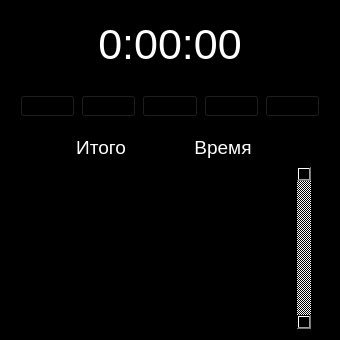
<?xml version="1.0" encoding="UTF-8"?>
<ui version="4.0">
 <class>MainWindow</class>
 <widget class="QMainWindow" name="MainWindow">
  <property name="geometry">
   <rect>
    <x>0</x>
    <y>0</y>
    <width>340</width>
    <height>340</height>
   </rect>
  </property>
  <property name="windowTitle">
   <string>Timer</string>
  </property>
  <property name="windowOpacity">
   <double>0.700000000000000</double>
  </property>
  <property name="styleSheet">
   <string notr="true">background-color: rgb(0, 0, 0);</string>
  </property>
  <property name="tabShape">
   <enum>QTabWidget::Rounded</enum>
  </property>
  <property name="unifiedTitleAndToolBarOnMac">
   <bool>false</bool>
  </property>
  <widget class="QWidget" name="centralwidget">
   <layout class="QVBoxLayout" name="verticalLayout">
    <item>
     <widget class="QFrame" name="up_frame">
      <property name="frameShape">
       <enum>QFrame::StyledPanel</enum>
      </property>
      <property name="frameShadow">
       <enum>QFrame::Raised</enum>
      </property>
      <layout class="QVBoxLayout" name="verticalLayout_2">
       <property name="topMargin">
        <number>0</number>
       </property>
       <property name="bottomMargin">
        <number>0</number>
       </property>
       <item alignment="Qt::AlignTop">
        <widget class="QFrame" name="timer_frame">
         <property name="frameShape">
          <enum>QFrame::StyledPanel</enum>
         </property>
         <property name="frameShadow">
          <enum>QFrame::Raised</enum>
         </property>
         <layout class="QVBoxLayout" name="verticalLayout_3">
          <item>
           <widget class="QLabel" name="timer">
            <property name="sizePolicy">
             <sizepolicy hsizetype="Preferred" vsizetype="Expanding">
              <horstretch>0</horstretch>
              <verstretch>0</verstretch>
             </sizepolicy>
            </property>
            <property name="font">
             <font>
              <pointsize>32</pointsize>
              <weight>50</weight>
              <bold>false</bold>
             </font>
            </property>
            <property name="styleSheet">
             <string notr="true">color: rgb(255, 255, 255);</string>
            </property>
            <property name="text">
             <string>0:00:00</string>
            </property>
            <property name="alignment">
             <set>Qt::AlignCenter</set>
            </property>
           </widget>
          </item>
         </layout>
        </widget>
       </item>
       <item alignment="Qt::AlignBottom">
        <widget class="QFrame" name="button_frame">
         <property name="frameShape">
          <enum>QFrame::StyledPanel</enum>
         </property>
         <property name="frameShadow">
          <enum>QFrame::Raised</enum>
         </property>
         <layout class="QHBoxLayout" name="horizontalLayout">
          <property name="leftMargin">
           <number>0</number>
          </property>
          <property name="rightMargin">
           <number>0</number>
          </property>
          <item>
           <widget class="QPushButton" name="close_button">
            <property name="text">
             <string/>
            </property>
            <property name="icon">
             <iconset>
              <normaloff>../Icons/close.png</normaloff>../Icons/close.png</iconset>
            </property>
           </widget>
          </item>
          <item>
           <widget class="QPushButton" name="minimize_button">
            <property name="text">
             <string/>
            </property>
            <property name="icon">
             <iconset>
              <normaloff>../Icons/minimize-sign.png</normaloff>../Icons/minimize-sign.png</iconset>
            </property>
           </widget>
          </item>
          <item>
           <widget class="QPushButton" name="pause_button">
            <property name="text">
             <string/>
            </property>
            <property name="icon">
             <iconset>
              <normaloff>../Icons/play-button-arrowhead.png</normaloff>../Icons/play-button-arrowhead.png</iconset>
            </property>
           </widget>
          </item>
          <item>
           <widget class="QPushButton" name="flag_button">
            <property name="text">
             <string/>
            </property>
            <property name="icon">
             <iconset>
              <normaloff>../Icons/pennant.png</normaloff>../Icons/pennant.png</iconset>
            </property>
           </widget>
          </item>
          <item>
           <widget class="QPushButton" name="restart_button">
            <property name="acceptDrops">
             <bool>true</bool>
            </property>
            <property name="text">
             <string/>
            </property>
            <property name="icon">
             <iconset>
              <normaloff>../Icons/sync.png</normaloff>../Icons/sync.png</iconset>
            </property>
           </widget>
          </item>
         </layout>
        </widget>
       </item>
      </layout>
     </widget>
    </item>
    <item>
     <widget class="QFrame" name="bot_frame">
      <property name="frameShape">
       <enum>QFrame::StyledPanel</enum>
      </property>
      <property name="frameShadow">
       <enum>QFrame::Raised</enum>
      </property>
      <layout class="QVBoxLayout" name="verticalLayout_4">
       <property name="topMargin">
        <number>0</number>
       </property>
       <property name="bottomMargin">
        <number>0</number>
       </property>
       <item>
        <widget class="QFrame" name="title_frame">
         <property name="sizePolicy">
          <sizepolicy hsizetype="Preferred" vsizetype="Preferred">
           <horstretch>0</horstretch>
           <verstretch>0</verstretch>
          </sizepolicy>
         </property>
         <property name="frameShape">
          <enum>QFrame::StyledPanel</enum>
         </property>
         <property name="frameShadow">
          <enum>QFrame::Raised</enum>
         </property>
         <layout class="QHBoxLayout" name="horizontalLayout_2">
          <property name="topMargin">
           <number>0</number>
          </property>
          <property name="rightMargin">
           <number>9</number>
          </property>
          <property name="bottomMargin">
           <number>0</number>
          </property>
          <item>
           <spacer name="left_spacer">
            <property name="orientation">
             <enum>Qt::Horizontal</enum>
            </property>
            <property name="sizeType">
             <enum>QSizePolicy::Fixed</enum>
            </property>
            <property name="sizeHint" stdset="0">
             <size>
              <width>14</width>
              <height>20</height>
             </size>
            </property>
           </spacer>
          </item>
          <item>
           <widget class="QLabel" name="all_label">
            <property name="sizePolicy">
             <sizepolicy hsizetype="Preferred" vsizetype="Preferred">
              <horstretch>0</horstretch>
              <verstretch>0</verstretch>
             </sizepolicy>
            </property>
            <property name="font">
             <font>
              <pointsize>14</pointsize>
             </font>
            </property>
            <property name="styleSheet">
             <string notr="true">color: rgb(255, 255, 255);</string>
            </property>
            <property name="text">
             <string>Итого</string>
            </property>
            <property name="alignment">
             <set>Qt::AlignCenter</set>
            </property>
           </widget>
          </item>
          <item>
           <widget class="QLabel" name="time_label">
            <property name="sizePolicy">
             <sizepolicy hsizetype="Preferred" vsizetype="Preferred">
              <horstretch>0</horstretch>
              <verstretch>0</verstretch>
             </sizepolicy>
            </property>
            <property name="font">
             <font>
              <pointsize>14</pointsize>
             </font>
            </property>
            <property name="styleSheet">
             <string notr="true">color: rgb(255, 255, 255);</string>
            </property>
            <property name="text">
             <string>Время</string>
            </property>
            <property name="alignment">
             <set>Qt::AlignCenter</set>
            </property>
           </widget>
          </item>
          <item>
           <spacer name="right_spacer">
            <property name="orientation">
             <enum>Qt::Horizontal</enum>
            </property>
            <property name="sizeType">
             <enum>QSizePolicy::Fixed</enum>
            </property>
            <property name="sizeHint" stdset="0">
             <size>
              <width>30</width>
              <height>20</height>
             </size>
            </property>
           </spacer>
          </item>
         </layout>
        </widget>
       </item>
       <item>
        <widget class="QFrame" name="scroll_frame">
         <property name="sizePolicy">
          <sizepolicy hsizetype="Preferred" vsizetype="Expanding">
           <horstretch>0</horstretch>
           <verstretch>0</verstretch>
          </sizepolicy>
         </property>
         <property name="frameShape">
          <enum>QFrame::StyledPanel</enum>
         </property>
         <property name="frameShadow">
          <enum>QFrame::Raised</enum>
         </property>
         <layout class="QVBoxLayout" name="verticalLayout_5">
          <property name="topMargin">
           <number>0</number>
          </property>
          <property name="bottomMargin">
           <number>0</number>
          </property>
          <item>
           <widget class="QScrollArea" name="scrollArea">
            <property name="frameShape">
             <enum>QFrame::NoFrame</enum>
            </property>
            <property name="lineWidth">
             <number>0</number>
            </property>
            <property name="verticalScrollBarPolicy">
             <enum>Qt::ScrollBarAlwaysOn</enum>
            </property>
            <property name="horizontalScrollBarPolicy">
             <enum>Qt::ScrollBarAlwaysOff</enum>
            </property>
            <property name="widgetResizable">
             <bool>true</bool>
            </property>
            <widget class="QWidget" name="scrollAreaWidgetContents">
             <property name="geometry">
              <rect>
               <x>0</x>
               <y>0</y>
               <width>265</width>
               <height>157</height>
              </rect>
             </property>
             <layout class="QHBoxLayout" name="horizontalLayout_3">
              <item>
               <widget class="QFrame" name="scroll_frame_2">
                <property name="frameShape">
                 <enum>QFrame::StyledPanel</enum>
                </property>
                <property name="frameShadow">
                 <enum>QFrame::Raised</enum>
                </property>
                <layout class="QHBoxLayout" name="horizontalLayout_5">
                 <item>
                  <layout class="QVBoxLayout" name="all_layout"/>
                 </item>
                 <item>
                  <layout class="QVBoxLayout" name="time_layout"/>
                 </item>
                </layout>
               </widget>
              </item>
             </layout>
            </widget>
           </widget>
          </item>
         </layout>
        </widget>
       </item>
      </layout>
     </widget>
    </item>
   </layout>
  </widget>
 </widget>
 <resources/>
 <connections/>
</ui>
